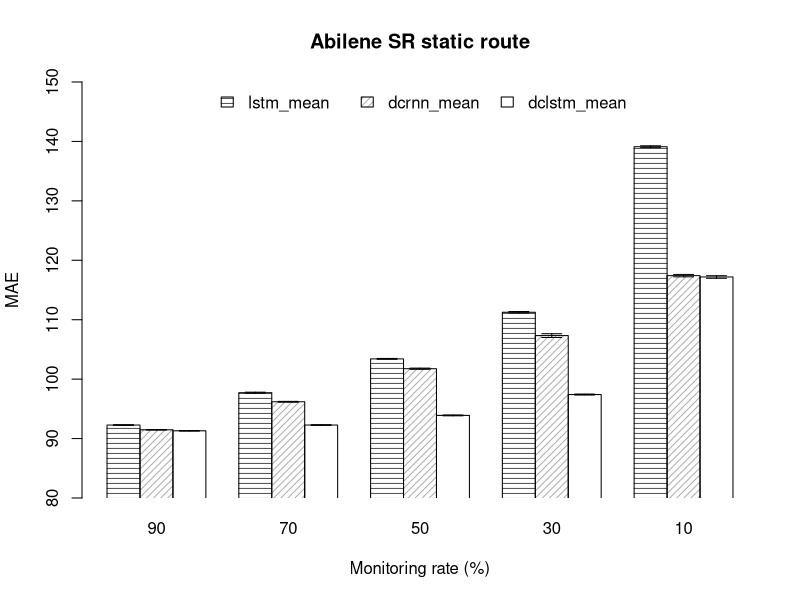

Write the R code that produced this figure.
error_bar <- function(x, y, upper, lower=upper, length=0.1,...){
  arrows(x,y+upper, x, y-lower, angle=90, code=3, length=length, ...)
}

# Load data
mean <- read.csv('data/mean.csv')
rownames(mean) <- mean[,1]
mean <- as.matrix(mean[,-1])
std <- read.csv('data/std.csv')
rownames(std) <- std[,1]
std <- as.matrix(std[,-1])
names = c('90', '70', '50', '30', '10')

# Custom the texture
density = c()
for (i in 1:5){
    density = c(density, 20)
    density = c(density, 20)
    density = c(density, 0)
}
angle = c()
for (i in 1:5){
    angle = c(angle, 0)
    angle = c(angle, 45)
    angle = c(angle, 90)
}

# Plot data
png(file='figure/plot.png')

# plot mean
ylim = c(floor((min(mean) - 5) / 10) * 10, ceiling((max(mean) + 5) / 10) * 10)
id <- barplot(mean, 
              names=names,
              density=density,
              angle=angle, 
              beside=T, 
              legend.text=T,
              ylim=ylim, 
              xpd=FALSE,
              xlab='Monitoring rate (%)',
              ylab='MAE',
              main='Abilene SR static route',
              args.legend=list(bty='n', x='top', ncol=3))

# plot std
error_bar(id, mean, std)
dev.off()
